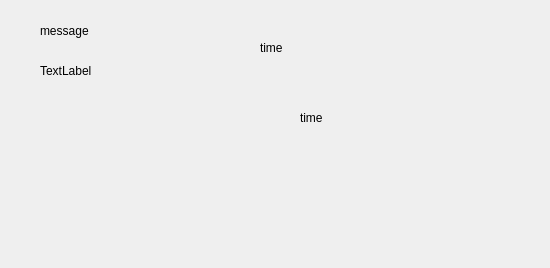
<?xml version="1.0" encoding="UTF-8"?>
<ui version="4.0">
 <class>ChatWidget</class>
 <widget class="QWidget" name="ChatWidget">
  <property name="geometry">
   <rect>
    <x>0</x>
    <y>0</y>
    <width>550</width>
    <height>268</height>
   </rect>
  </property>
  <property name="windowTitle">
   <string>Form</string>
  </property>
  <widget class="QLabel" name="label">
   <property name="geometry">
    <rect>
     <x>40</x>
     <y>10</y>
     <width>261</width>
     <height>41</height>
    </rect>
   </property>
   <property name="mouseTracking">
    <bool>false</bool>
   </property>
   <property name="tabletTracking">
    <bool>false</bool>
   </property>
   <property name="text">
    <string>message</string>
   </property>
   <property name="scaledContents">
    <bool>false</bool>
   </property>
   <property name="wordWrap">
    <bool>false</bool>
   </property>
  </widget>
  <widget class="QLabel" name="label_2">
   <property name="geometry">
    <rect>
     <x>260</x>
     <y>40</y>
     <width>49</width>
     <height>16</height>
    </rect>
   </property>
   <property name="text">
    <string>time</string>
   </property>
  </widget>
  <widget class="QLabel" name="label_3">
   <property name="geometry">
    <rect>
     <x>40</x>
     <y>0</y>
     <width>311</width>
     <height>141</height>
    </rect>
   </property>
   <property name="text">
    <string>TextLabel</string>
   </property>
  </widget>
  <widget class="QLabel" name="label_4">
   <property name="geometry">
    <rect>
     <x>300</x>
     <y>110</y>
     <width>49</width>
     <height>16</height>
    </rect>
   </property>
   <property name="text">
    <string>time</string>
   </property>
  </widget>
 </widget>
 <resources/>
 <connections/>
</ui>
